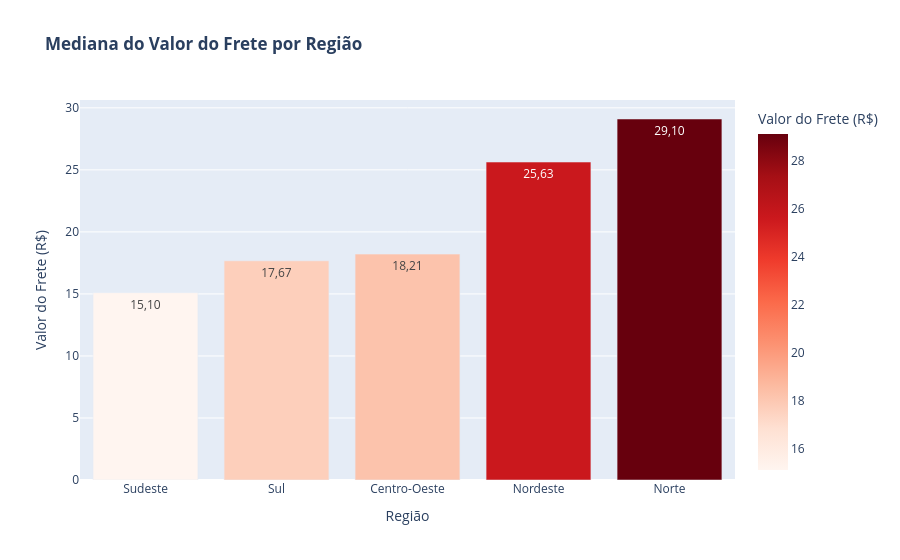

This figure's notebook cell:
### Markdown cell above
#### **Análise do Volume vs. Ticket Médio por Região** 

Este gráfico utiliza um eixo duplo para comparar o volume absoluto de pedidos (barras) com o comportamento de gasto (linhas de média e mediana).

**1. Dominância Operacional do Sudeste:**  
A altura da barra confirma que a região Sudeste detém a vasta maioria da operação (mais de 66 mil pedidos). Isso indica a forte penetração logística e de mercado nessa região, que serve como o motor de volume do marketplace.

**2. Nordeste e Norte: O maior valor por pedido:** A região Nordeste apresenta a terceira maior quantidade de pedidos e ostenta o segundo maior ticket médio (mediana) de 99,00, ocupando a posição central do gráfico. Já o Norte, apesar do menor volume, possui a maior mediana entre as regiões (105,00). Isso mostra que, nessas localidades, que são próximas, o foco do consumo tende a ser em produtos de maior valor agregado.

**3. Sul e Centro-Oeste:** O Sul ocupa a segunda posição em volume (13.814 pedidos), com uma mediana de 88,38. O Centro-Oeste apresenta comportamento intermediário, com mediana de 89,99. Ambas as regiões mostram uma homogeneidade no perfil de consumo em relação ao Sudeste, talvez também relacionadas a proximade com essa região de destaque. 

**4. Mediana vs. Média Aritmética:** No gráfico, é possível visualizar que a Mediana se mostra muito mais estável entre as regiões do que a Média. Enquanto a Média (linha vermelha tracejada) é "puxada" para cima por possiveis valores extremos (outliers), a Mediana revela que o gasto típico do cliente é equilibrado, variando entre 82,80 e 105,00.

**5. Conclusão:** Fica evidente uma relação inversa nas regiões onde o volume de vendas é menor (Norte, Nordeste e Centro-Oeste), o valor gasto por pedido tende a ser maior. Isso reforça a tese de que, em regiões onde o acesso é mais fácil e o frete é mais barato (Sudeste e Sul), os clientes realizam compras menores e mais frequentes. Já onde o frete é possivelmente mais oneroso, os clientes tendem a realizar pedidos de maior valor para compensar os custos de envio.  
Em relação ao volume ser muito maior na regiões Sudeste e Sul, isso pode estar relacionado com a renda per capita dessas regiões ser média muito maior que das outras regiões do pais, logo, esse fato também se relaciona diretamente com o acessos e hábitos de consumo por plataformas de  digitais, como a base de dados analisada é do período entre 2016 e 2018, essas diferenças regionais poderiam ser ainda maiores do que são hoje.

### Code cell
import plotly.express as px

# Agrupando a mediana do frete por região
frete_regiao = dataset.groupby('regiao')['freight_value'].median().reset_index().sort_values(by='freight_value')

fig_frete = px.bar(
    frete_regiao, 
    x='regiao', 
    y='freight_value',
    title="<b>Mediana do Valor do Frete por Região</b>",
    labels={'freight_value': 'Valor do Frete (R$)', 'regiao': 'Região'},
    text_auto='.2f',
    color='freight_value',
    color_continuous_scale='Reds'
)

fig_frete.update_layout(separators=',.')
fig_frete.show()

### Figure 1 — Plotly figure (JSON) as saved in the notebook; plotly's stock layout.template omitted (floating-point values rounded to 4 significant figures)
{"data": [{"hovertemplate": "Região=%{x}<br>Valor do Frete (R$)=%{marker.color}<extra></extra>", "legendgroup": "", "marker": {"color": [15.1, 17.67, 18.21, 25.63, 29.1], "coloraxis": "coloraxis", "pattern": {"shape": ""}}, "name": "", "orientation": "v", "showlegend": false, "textposition": "auto", "texttemplate": "%{y:.2f}", "type": "bar", "x": ["Sudeste", "Sul", "Centro-Oeste", "Nordeste", "Norte"], "xaxis": "x", "y": [15.1, 17.67, 18.21, 25.63, 29.1], "yaxis": "y"}], "layout": {"barmode": "relative", "coloraxis": {"colorbar": {"title": {"text": "Valor do Frete (R$)"}}, "colorscale": [[0, "rgb(255,245,240)"], [0.125, "rgb(254,224,210)"], [0.25, "rgb(252,187,161)"], [0.375, "rgb(252,146,114)"], [0.5, "rgb(251,106,74)"], [0.625, "rgb(239,59,44)"], [0.75, "rgb(203,24,29)"], [0.875, "rgb(165,15,21)"], [1, "rgb(103,0,13)"]]}, "legend": {"tracegroupgap": 0}, "separators": ",.", "title": {"text": "<b>Mediana do Valor do Frete por Região</b>"}, "xaxis": {"anchor": "y", "domain": [0, 1], "title": {"text": "Região"}}, "yaxis": {"anchor": "x", "domain": [0, 1], "title": {"text": "Valor do Frete (R$)"}}}}
